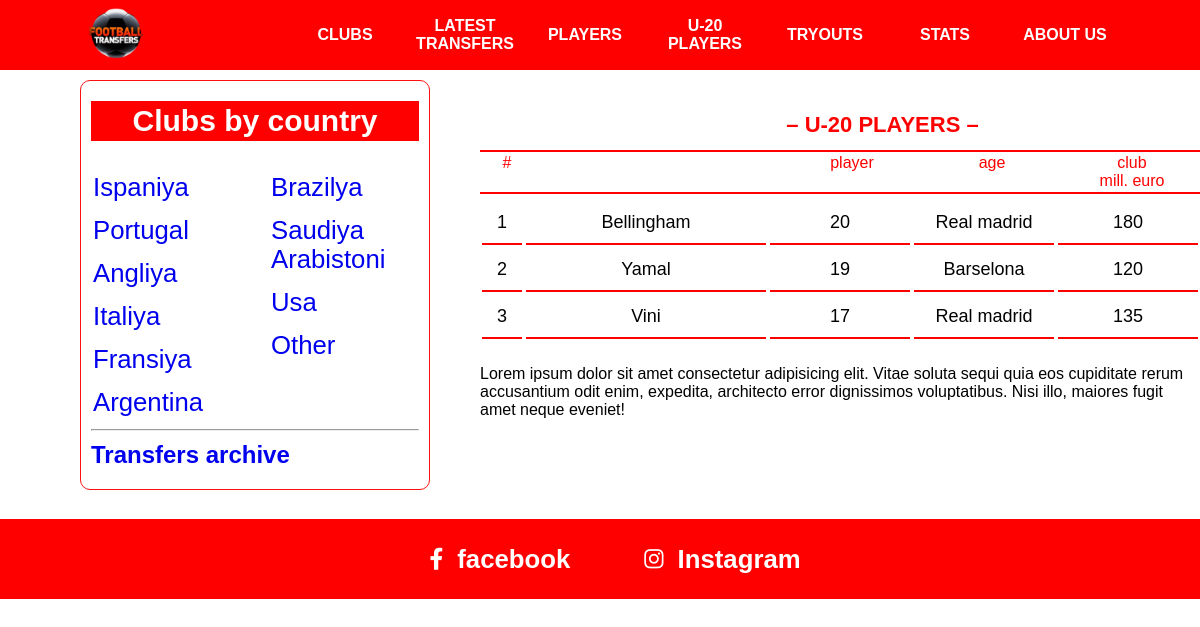
Before: /player_20/ with the older database file.
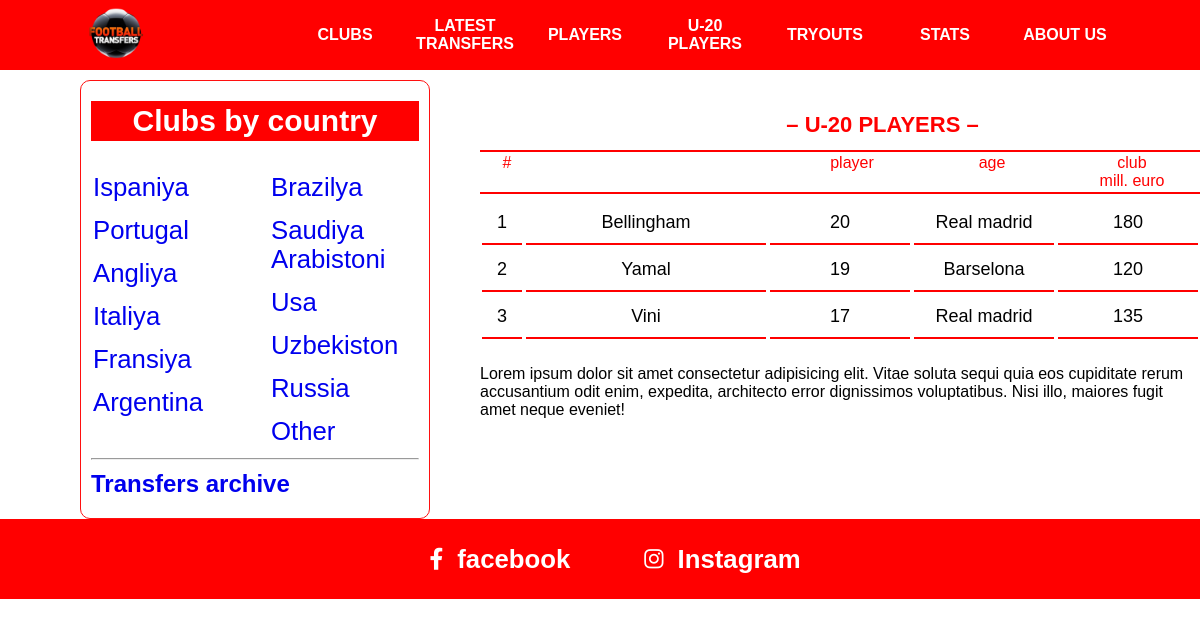
After: the same page with the newer database file.
### mainApp/models.py (models this page shows, shortened)
class Davlat(models.Model):
    nom = models.CharField(max_length=255)

class Player(models.Model):
    ism = models.CharField(max_length=255)
    raqam = models.SmallIntegerField(validators=[MaxValueValidator(99)])
    club = models.ForeignKey(Club, on_delete=models.SET_NULL, null=True)
    t_sana = models.DateField(blank=True, null=True)
    maosh = models.PositiveSmallIntegerField(blank=True, null=True)
    narx = models.PositiveSmallIntegerField(blank=True, null=True)
    davlat = models.ForeignKey(Davlat, on_delete=models.SET_NULL, null=True)
    pozitsiya = models.ForeignKey(Pozitsiya, on_delete=models.SET_NULL, null=True)
    def yoshi(self):
        h_yil = datetime.now().year
        t_yil = int(str(self.t_sana)[:4])
        return h_yil - t_yil

class Club(models.Model):
    nom = models.CharField(max_length=255)
    logo = models.ImageField(upload_to='clublar/')
    president = models.CharField(max_length=255, blank=True, null=True)
    trener = models.CharField(max_length=255)
    t_sana = models.DateField(blank=True, null=True)
    kapital = models.PositiveIntegerField(blank=True, null=True)
    davlat = models.ForeignKey(Davlat, on_delete=models.CASCADE)
    def __str__(self):
        return self.nom

### mainApp/views.py (the view)
# urls.py: path('player_20/', Player_20.as_view(), name='player_20'),
class Player_20(View):
    def get(self, request):
        all_players = Player.objects.all()
        player_20 = []
        for player in all_players:
            if player.yoshi() <= 20:
                player_20.append(player)
        context = {
            'players': player_20,
        }
        return render(request, 'U-20 players.html', context)

### mainApp/context_processors.py (called while the page is built)
def davlatlar(request):
    davlatlar_chap = Davlat.objects.all()[:6]
    davlatlar_ong = Davlat.objects.all()[6:11]
    other_club = Club.objects.filter(id__in=Davlat.objects.filter(id__gt=11).values_list('id', flat=True))
    context = {
        'davlatlar_chap': davlatlar_chap,
        'davlatlar_ong': davlatlar_ong,
        'other_club': other_club,
    }
    return context

### templates/U-20 players.html (shortened to what this page needs)
{% extends 'header.html' %}
{% block content %}
<div class="nav">
    <h2>– U-20 PLAYERS –</h2>
    <table class="content-nav">
      <thead>
        <tr>
          <td>#<td>
          <td>player</td>
          <td>age</td>
          <td>
            club <br />
            mill. euro
          </td>
        </tr>
      </thead>
    </table>
  </div>
<div class="content">
  <table class="players">
    {% for player in players %}
    <tr>
      <td>{{ forloop.counter }}</td>
      <td>{{ player.ism }}</td>
      <td>{{ player.yoshi }}</td>
      <td>{{ player.club}}</td>
      <td>{{ player.maosh }}</td>
    </tr>
    {% endfor %}
  </table>
  <p>
    Lorem ipsum dolor sit amet consectetur adipisicing elit. Vitae soluta
    sequi quia eos cupiditate rerum accusantium odit enim, expedita,
    architecto error dignissimos voluptatibus. Nisi illo, maiores fugit
    amet neque eveniet!
  </p>
</div>
{% endblock %}

### templates/header.html (shortened to what this page needs)
<!DOCTYPE html>
<html>
  <head>
    {% load static %}
    <link rel="stylesheet" type="text/css" media="screen" href="/static/css/main.css" />
    <link
      rel="stylesheet"
      href="https://cdnjs.cloudflare.com/ajax/libs/font-awesome/6.1.1/css/all.min.css"
    />
  </head>
  <body>
    <div class="container">
      <div class="navbar">
        <div class="icon">
          <a href="{% url 'home' %}">
            <img src="/static/img/12252568_173-removebg-preview.png" alt="" />
          </a>
        </div>
        <div class="links">
          <div {% block clubs_active %} {% endblock %}><a href="{% url 'clublar' %}">CLUBS</a></div>
          <div {% block latest_transfers_active %} {% endblock %}><a href="{% url 'transfers' %}">LATEST TRANSFERS</a></div>
          <div {% block players_active %} {% endblock %}><a href="{% url 'players' %}">PLAYERS</a></div>
          <div {% block U20_active %} {% endblock %}><a href="{% url 'player_20' %}">U-20 PLAYERS</a></div>
          <div {% block transfers_active %} {% endblock %}><a href="{% url 'tr' %}">TRYOUTS</a></div>
          <div {% block stats_active %} {% endblock %}><a href="{% url 'stats' %}">STATS</a></div>
          <div {% block about_active %} {% endblock %}><a href="{% url 'about' %}">ABOUT US</a></div>
        </div>
      </div>
      <div class="country-clubs">
        <h2 id="title">Clubs by country</h2>
        <div class="country">
          <div>
            {% for davlat in davlatlar_chap %}
            <h3><a href="/davlatlar/{{ davlat.id }}/clubs/">{{ davlat.nom }}</a> <br /></h3>
            {% endfor %}
          </div>
          <div>
            {% for davlat in davlatlar_ong %}
            <h3><a href="/davlatlar/{{ davlat.id }}/clubs/">{{ davlat.nom }}</a> <br /></h3>
            {% endfor %}
            <h3><a href="/davlatlar/other/clubs/">Other</a> <br /></h3>
          </div>
        </div>
         <hr>
        <h2><a href="/transfer-archive/">Transfers archive</a></h2>
      </div>
        {% block content %}
        {% endblock %}
        <div class="footer">
        <a href="https://www.facebook.com/topfootballtransfers/">
          <div>
            <i class="fa-brands fa-facebook-f"></i> &nbsp;
            <h3>facebook</h3>
          </div>
        </a>
        <a href="https://www.instagram.com/topfootballtransfers/">
          <div>
            <i class="fa-brands fa-instagram"></i> &nbsp;
            <h3>Instagram</h3>
          </div>
        </a>
      </div>
    </div>
  </body>
</html>

Changed rows visible on the page:
added Davlat: nom "Uzbekiston"
added Davlat: nom "Russia"
